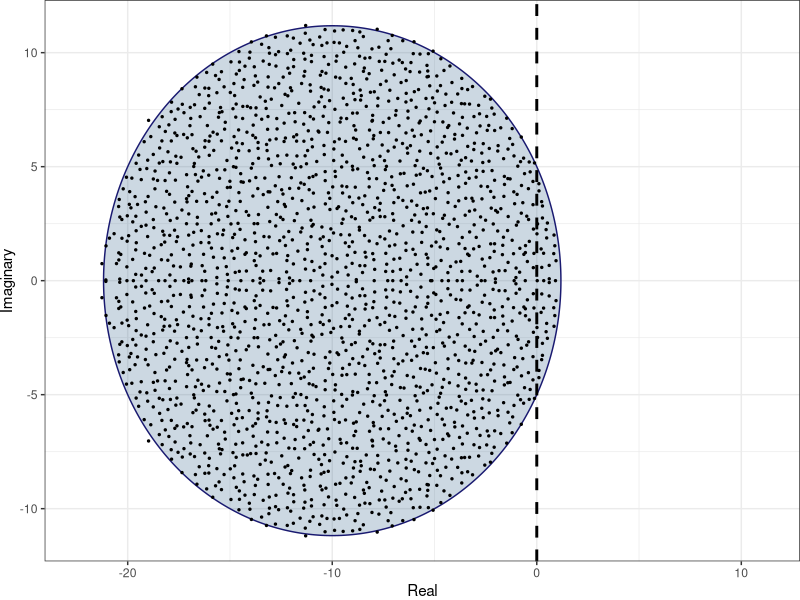
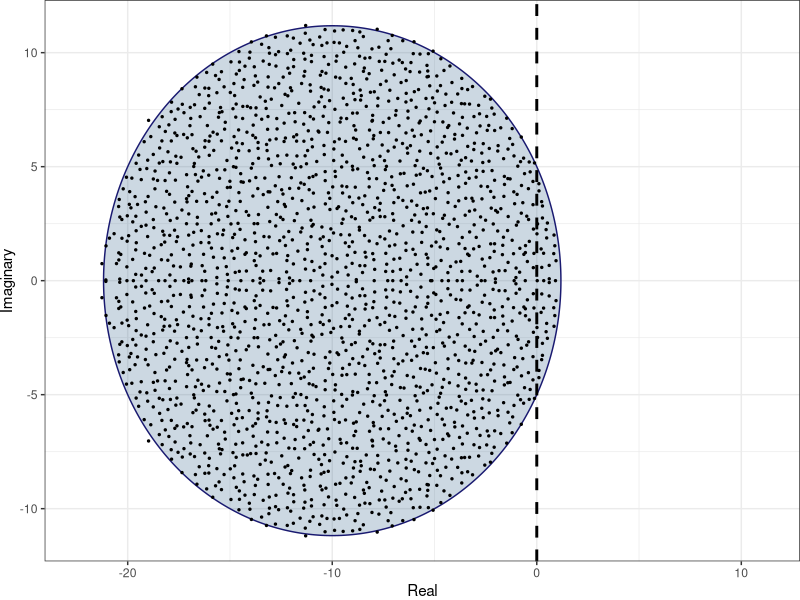

The R source for these figures, in order:
library(ggplot2)
library(MASS)
library(grid)

eye.pairs.from.normal <- function(NumPairs = 10,
                                  mux = 0,
                                  muy = 0,
                                  sigmax = 1/4,
                                  sigmay = 1/4,
                                  rhoxy = -2/3){
    mus <- c(mux, muy)
    covariance.matrix <- matrix(c(sigmax^2,
                                  rhoxy * sigmax * sigmay,
                                  rhoxy * sigmax * sigmay,
                                  sigmay^2),
                                2, 2)
    Pairs <- mvrnorm(NumPairs, mus, covariance.matrix)
    return(Pairs)
}

ellipsefunction <- function(hlaxa = 1, hlaxb = 1, center = 0, npoints = 1000){
    a <- seq(0, 2 * pi, length = npoints + 1)
    x <- hlaxa * cos(a) + center
    y <- hlaxb * sin(a)
    return(data.frame(Real=x, Imaginary=y))
}


S <- 2000
C <- 1
rhoxy <- 0
sigma <- 0.25
dd <- -10

M <- matrix(0, S, S)
elements <- eye.pairs.from.normal(NumPairs = S * (S - 1) / 2, rhoxy=rhoxy)
M[upper.tri(M)] <- elements[,1]
M <- t(M)
M[upper.tri(M)] <- elements[,2]
diag(M) <- dd

eVals <- eigen(M, only.values=TRUE)$values
PointData <- data.frame(Real=Re(eVals), Imaginary=Im(eVals))
EllipseData <- ellipsefunction(hlaxa = sigma * sqrt(S * C) * (1 + rhoxy),
                               hlaxb = sigma * sqrt(S * C) * (1 - rhoxy),
                               center = dd)
ggplot() +
    geom_polygon(aes(x=Real, y=Imaginary), alpha=0.25, fill='steelblue4', data=EllipseData) +
    geom_polygon(aes(x=Real, y=Imaginary), colour='midnightblue', fill=NA, data=EllipseData) +
    geom_point(aes(x=Real, y=Imaginary), size=0.5, data=PointData) +
    geom_vline(xintercept=0, linetype='dashed', size=1) +
    xlim(c(2 * min(PointData$Imaginary), max(PointData$Imaginary))) +
    theme_bw() +
    theme(plot.margin=unit(c(0,0,0,0), 'in'))
ggsave(file='../Images/ellipse.png', width=4, height=2.7)
